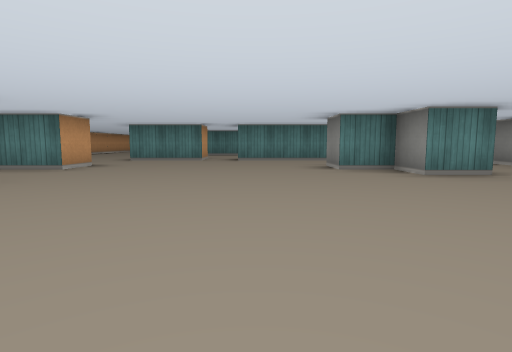
[1] (above)

20 first-person views from a walk through a cub3D level. The camera is about half as high as the walls, tilts 6° down and sees 80° across. The floor is counted in squares. Each view is taken from the middle of a square. On the plan, view 1 faces up. The plan holds only what a view shows up to about 9 squares ahead; the rest is blank. The place goes on beyond the plan.

[2]
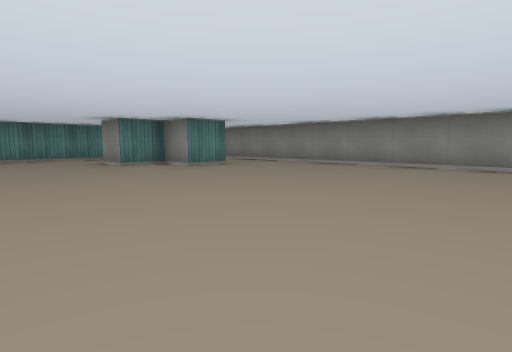

[3]
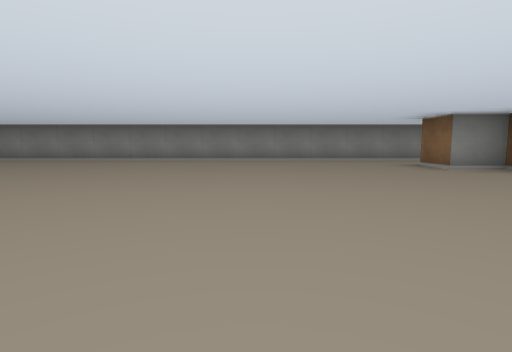

[4]
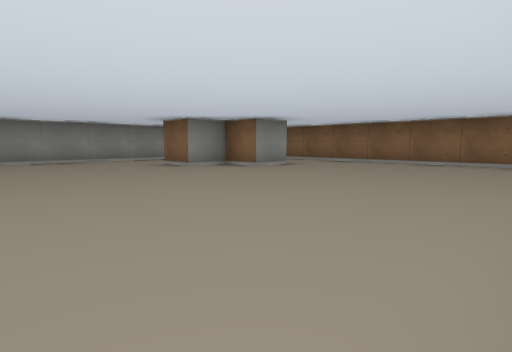

[5]
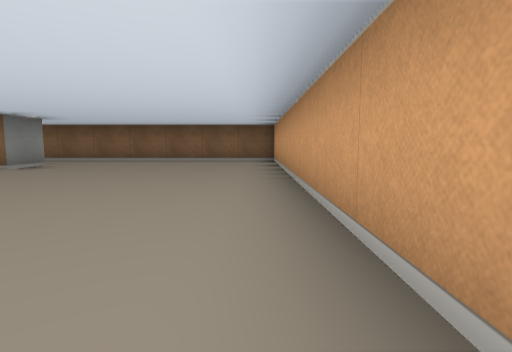

[6]
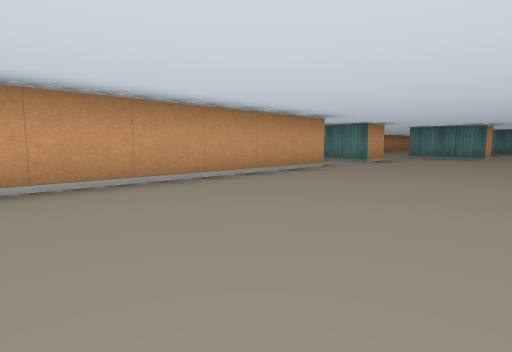

[7]
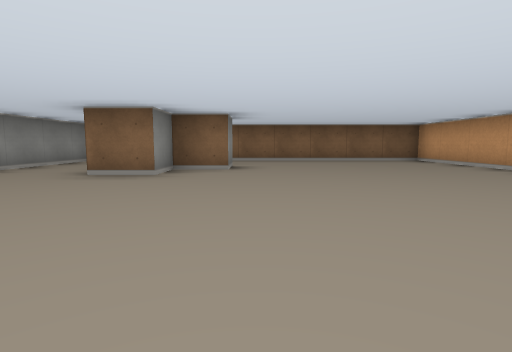

[8]
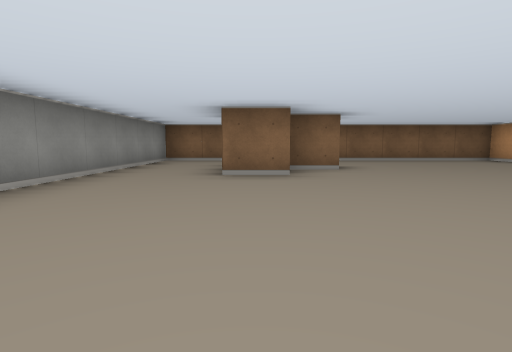

[9]
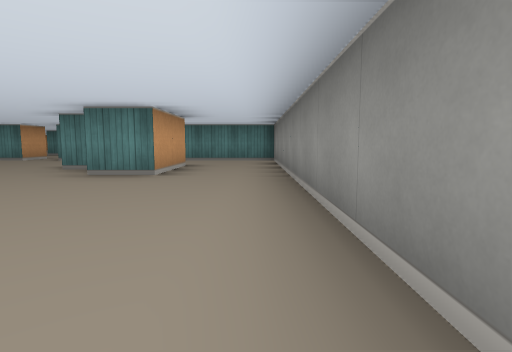

[10]
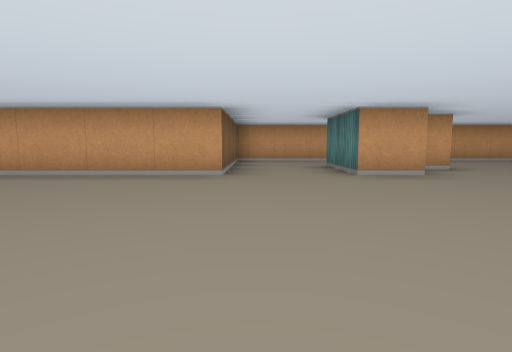

[11]
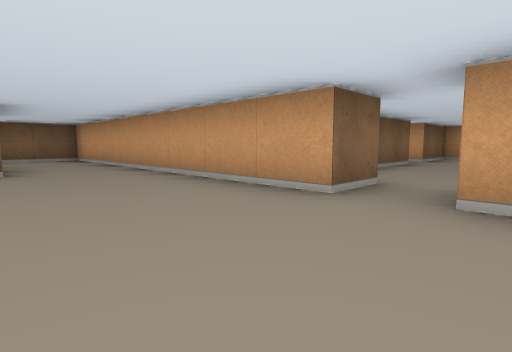

[12]
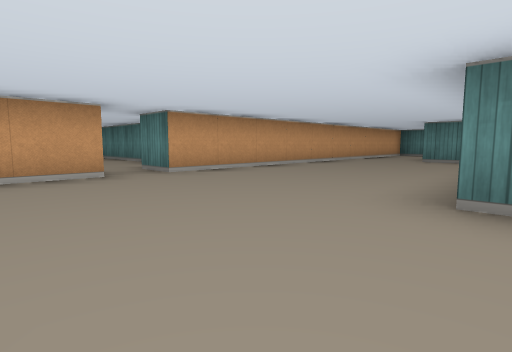

[13]
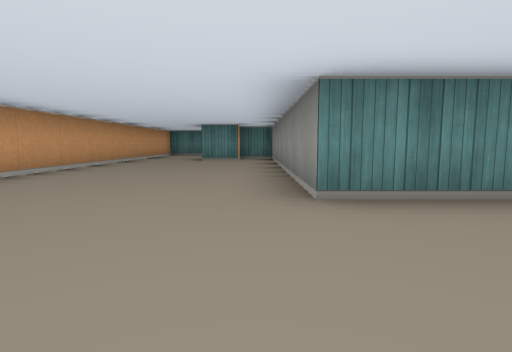

[14]
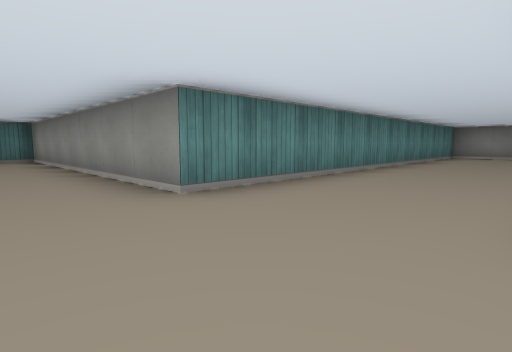

[15]
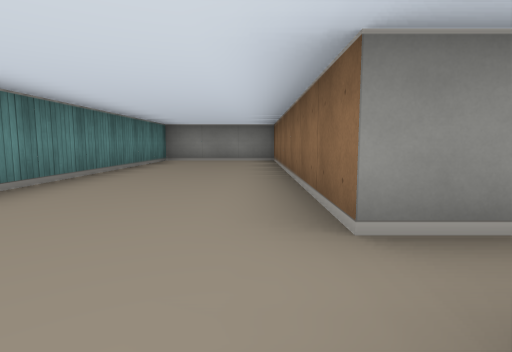

[16]
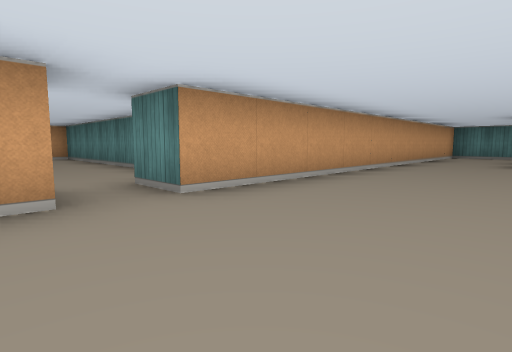

[17]
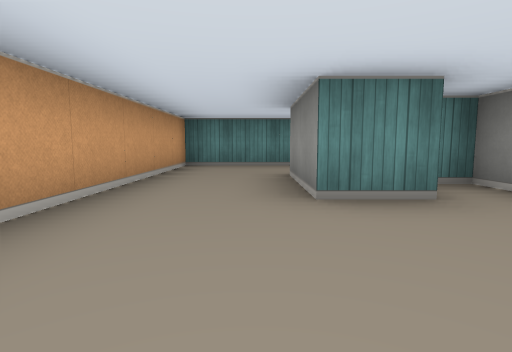

[18]
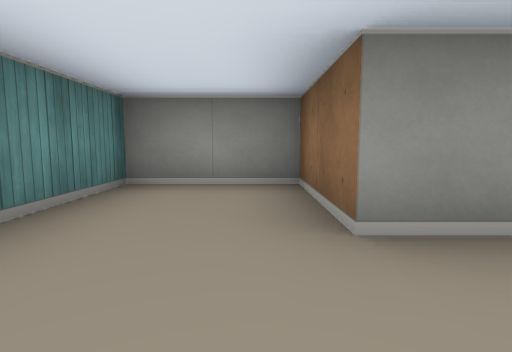

[19]
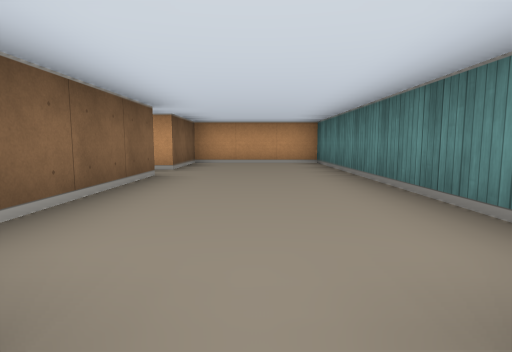

[20]
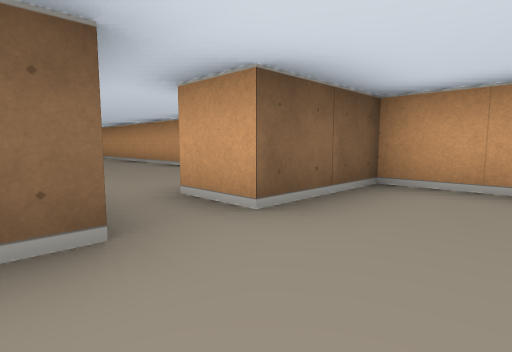

### Floor plan
Ten units are one square. View 1 is at (0, 0); x grows to the right and y downward. Boxes are objects, and circles mark ways between rooms. Rooms are numbered by the first view taken in them; rooms with no view inside come last. Other rooms are left out.
<svg viewBox="-160 -230 230 340">
<path fill="none" stroke="#000" d="M-35 -35 -35 105 35 105M15 85 15 75 25 75 25 65 35 65M35 -65 35 -45 25 -45 25 -55 15 -55 15 -65M55 85 55 -65M-35 -66 -35 -55M-15 -85 -25 -85M35 -85 -5 -85M-15 -94 -15 -85M-25 -85 -35 -85M-5 -85 -5 -95 65 -95 65 -125 -35 -125 -35 -195 -42 -195M-75 -115 -75 -75M-45 -76 -45 -70M-44 -185 -55 -185M-75 -185 -75 -125M-55 -185 -55 -205 -35 -205 -35 -225 -75 -225 -75 -185M-126 -105 -98 -105M-98 -135 -155 -135 -155 -105 -135 -105M-86 -115 -75 -115M-75 -125 -85 -125M-35 -55 -55 -55M-75 -75 -75 -35 -35 -35M35 105 55 105 55 85M55 -65 55 -85 35 -85"/>
<circle cx="-10" cy="-90" r="3" fill="#2a7"/>
<circle cx="-35" cy="-75" r="3" fill="#2a7"/>
<circle cx="-45" cy="-45" r="3" fill="#2a7"/>
<circle cx="25" cy="95" r="3" fill="#2a7"/>
<circle cx="45" cy="75" r="3" fill="#2a7"/>
<circle cx="25" cy="-75" r="3" fill="#2a7"/>
<circle cx="45" cy="-55" r="3" fill="#2a7"/>
<circle cx="-65" cy="-195" r="3" fill="#2a7"/>
<circle cx="-80" cy="-120" r="3" fill="#2a7"/>
<circle cx="-65" cy="-65" r="3" fill="#2a7"/>
<text x="10" y="10">1</text>
<text x="-30" y="-120">2</text>
<text x="-60" y="-210">3</text>
<text x="-120" y="-120">4</text>
<text x="-60" y="-50">5</text>
<text x="40" y="90">6</text>
<text x="40" y="-80">7</text>
</svg>
Room 1 opens to room 2. Room 1 opens to room 5. Room 1 opens to room 6. Room 1 opens to room 7. Room 2 opens to room 3. Room 2 opens to room 4. Room 2 opens to room 5.

Where each view was taken, in squares from view 1:
view 1: 0 up, 0 right, facing up
view 2: 1 down, 1 left, facing up-right
view 3: 3 down, 3 left, facing right
view 4: 3 down, 3 left, facing down-right
view 5: 2 down, 3 left, facing down
view 6: 2 down, 0 right, facing up-left
view 7: 2 down, 1 right, facing down
view 8: 2 down, 3 right, facing down
view 9: 0 up, 5 right, facing up
view 10: 4 up, 1 right, facing left
view 11: 13 up, 5 left, facing down-left
view 12: 10 up, 3 left, facing up-left
view 13: 10 up, 4 left, facing up
view 14: 10 up, 5 left, facing up-right
view 15: 10 up, 2 left, facing right
view 16: 11 up, 5 left, facing up-left
view 17: 16 up, 6 left, facing up
view 18: 21 up, 7 left, facing right
view 19: 12 up, 8 left, facing left
view 20: 12 up, 12 left, facing down-left
